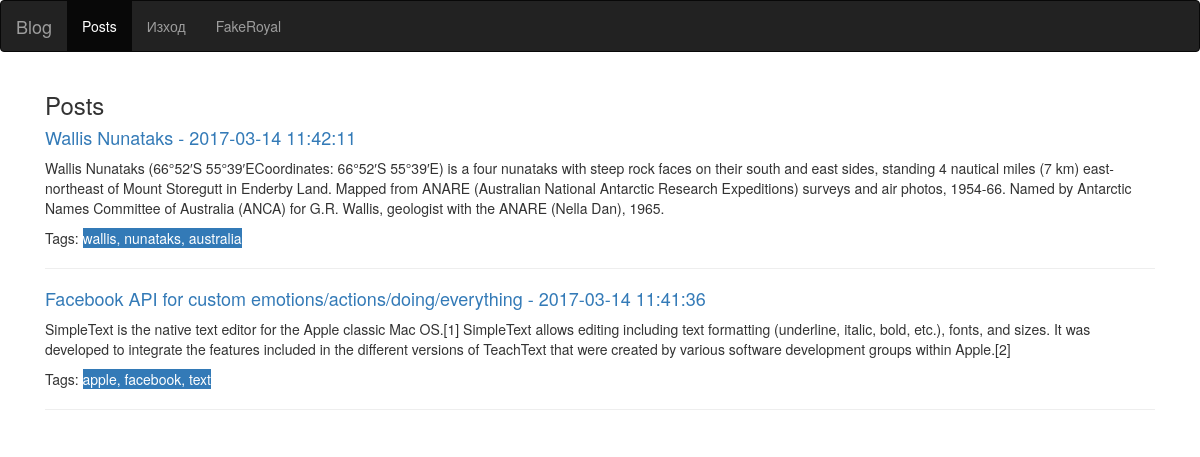
The app's page /welcome.php (signed in) with its own data.
### tables this page shows
CREATE TABLE `Posts` (
  `ID` int(11) NOT NULL,
  `Title` varchar(255) NOT NULL,
  `Content` text NOT NULL,
  `UserID` int(11) NOT NULL,
  `DateCreated` datetime DEFAULT NULL
);

### controllers/PostContoller.php (called while the page is built, shortened)
<?php
require_once $_SERVER['DOCUMENT_ROOT'] . '/models/Post.php';
Class PostController
{
	protected $posts = [];
	protected $connection;
	public function __construct(PDO $connection)
	{
		$this->connection = $connection;
	}
    public function getPosts()
    {
        return $this->posts;
    }
    public function addPost(Post $post)
    {
        $this->posts[] = $post;
        return $this;
    }
	public function getPostById($id)
    {
        $post = new Post($this->connection);
        return $post->getPostById($id);
    }
	public function getAllPosts()
	{
		$data = $this->connection->MSelectList('Posts', '*', 'ORDER BY ID DESC');
		foreach ($data as $postData) {
			$postIt = $this->getPostById($postData['ID']);
		}
		return $this->getPosts();
	}
}

### db/functions.php (called while the page is built, shortened)
<?php
class MysqlPDO extends PDO {
    public function MSelectOnly($table, $select = ' * ', $where = null) {
        $sth = $this->prepare('SELECT '.$select.' FROM '.$table.'  '.$where);
        $sth->execute();
        return $sth->fetch(PDO::FETCH_BOTH);
    }
    public function MSelectList($table, $select = ' * ', $where = null) {
    	$sth = $this->prepare('SELECT '.$select.' FROM '.$table.'  '.$where);
        $sth->execute();
        return $sth->fetchAll();
    }
}

### models/Post.php (called while the page is built, shortened)
<?php
Class Post
{
	protected $id;
	protected $title;
	protected $content;
    protected $date;
    protected $tags = [];
	protected $connection;
	public function __construct(PDO $connection)
	{
		$this->connection = $connection;
	}
    public function getId()
    {
        return $this->id;
    }
    protected function setId($id)
    {
        $this->id = $id;
        return $this;
    }
    protected function setAuthor($authorId)
    {
        return $this;
    }
    public function getContent()
    {
        return $this->content;
    }
    protected function setContent($content)
    {
        $this->content = $content;
        return $this;
    }
    public function getTitle()
    {
        return $this->title;
    }
    protected function setTitle($title)
    {
        $this->title = $title;
        return $this;
    }
    public function getDate()
    {
        return $this->date;
    }
    protected function setDate($date)
    {
        $this->date = $date;
        return $this;
    }
    public function getTags()
    {
        return $this->tags;
    }
    public function addTag($tag)
    {
        $this->tags[] = $tag;
        return $this;
    }
    public function getPostById($id)
    {
        $post = $this->connection->MSelectOnly('Posts', '*', 'WHERE ID = ' . $id);
        return $this;
    }
    public function getTagsByPostId($postId)
    {
        $post = $this->getPostById($postId);
        $allTags = $this->connection->MSelectList('Tags', '*', 'WHERE PostID = ' . $post->getId());
        return $this->getTags();
    }
}

### welcome.php (the view, shortened to what this page needs)
<?php
require_once 'db/connection.php';
require_once 'controllers/PostContoller.php';
$postcontroller = new PostController($connection);
$allPosts = $postcontroller->getAllPosts();
?>
<!DOCTYPE html>
<html lang="en">
<head>
	<link rel="stylesheet" type="text/css" href="https://bootswatch.com/paper/bootstrap.min.css">
	<link rel="stylesheet" type="text/css" href="resources/static/css/frontpage.css">
</head>
<body>
<nav class="navbar navbar-inverse">
	<div class="container-fluid">
		<div class="navbar-header">
			<a class="navbar-brand" href="#">Blog</a>
		</div>
		<ul class="nav navbar-nav">
			<li class="active"><a href="welcome.php">Posts</a></li>
			<li><a href="welcome.php?logout=true">Изход</a></li>
			<li class="pull-right"><a  href="#"><?= $_SESSION['user']['Name'] . " " . (($_SESSION['user']['AccessLevel'] == 1) ? '(админ)' : '') ?></a></li>
		</ul>
	</div>
</nav>
<div class="container">
	<div class="col-md-12">
		<h3>Posts</h3>
		<?php foreach ($allPosts as $post): ?>
			<h4><a href="single-post.php?id=<?= $post->getId() ?>"><?= $post->getTitle() . " - " . $post->getDate(); ?></a></h4>
			<p><?= $post->getContent(); ?></p>
			Tags: <span class="bg-primary">
				<?php echo implode(", ", $post->getTagsByPostId($post->getId())); ?>
			</span>
			<hr>
		<?php endforeach ?>
	</div>
</div>
</body>
</html>

### records on screen
posts: Title "Wallis Nunataks", DateCreated "2017-03-14 11:42:11", Content "Wallis Nunataks (66°52′S 55°39′ECoordinates: 66°52′S 55°39′E) is a four nunataks with steep rock faces on their south and east sides, standing 4 nautical miles (7 km) east-northeast of Mount Storegutt in Enderby Land. Mapped from ANARE (Australian National Antarctic Research Expeditions) surveys and air photos, 1954-66. Named by Antarctic Names Committee of Australia (ANCA) for G.R. Wallis, geologist with the ANARE (Nella Dan), 1965.", Id "wallis, nunataks, australia"
posts: Title "Facebook API for custom emotions/actions/doing/everything", DateCreated "2017-03-14 11:41:36", Content "SimpleText is the native text editor for the Apple classic Mac OS.[1] SimpleText allows editing including text formatting (underline, italic, bold, etc.), fonts, and sizes. It was developed to integrate the features included in the different versions of TeachText that were created by various software development groups within Apple.[2]", Id "apple, facebook, text"

### other values on screen
$_SESSION['user']['Name'] "FakeRoyal"
